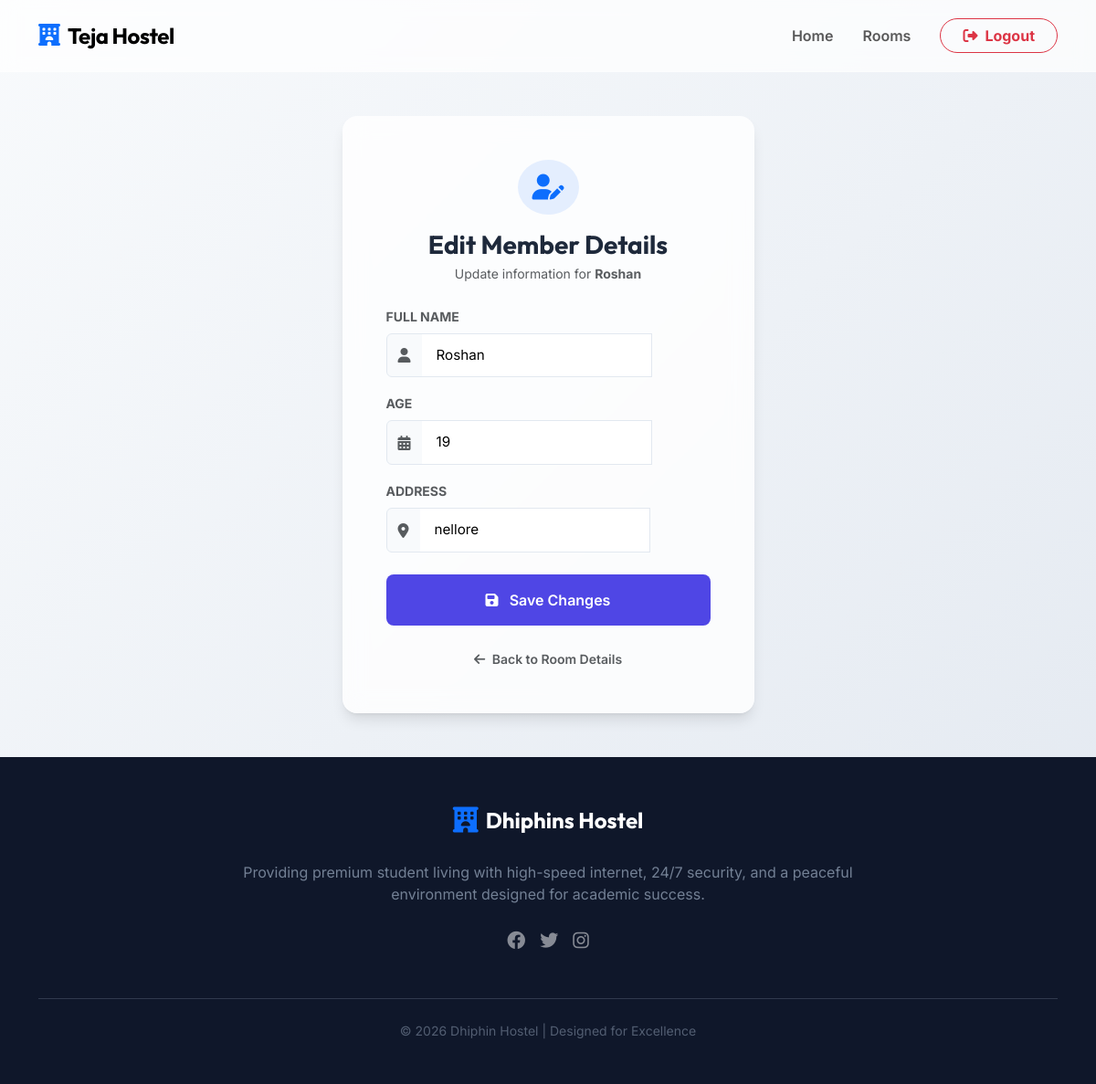
The app's page /myapp/edit_person/6 (signed in) with its own data.
### myapp/models.py (models this page shows, shortened)
class Person(models.Model):
    name=models.CharField(max_length=50)
    age=models.IntegerField()
    address=models.CharField(max_length=100)
    room = models.ForeignKey(Room, on_delete=models.CASCADE)

### myapp/views.py (the view)
# urls.py: path('edit_person/<int:person_id>', views.Edit_person, name="edit_person"),
@login_required
@user_passes_test(is_admin)
def Edit_person(request, person_id):
    person = get_object_or_404(Person, id=person_id)
    room = person.room
    if request.method == "POST":
        form = PersonForm(request.POST, instance=person)
        if form.is_valid():
            form.save()
            return redirect('room_details', room_no=room.room_no)
    else:
        form = PersonForm(instance=person)
    return render(request, "myapp/Edit_person.html", {"form": form, "person": person})

### myapp/models.py
class PersonForm(ModelForm):
    class Meta:
        model = Person
        fields = ['name', 'age', 'address']

### myapp/views.py (called while the page is built)
def is_admin(user):
    return user.is_superuser

### templates/myapp/Edit_person.html (shortened to what this page needs)
{% extends "myapp/base.html" %}
{% block content %}
<div class="container py-5">
    <div class="row justify-content-center">
        <div class="col-md-6 col-lg-5">
            <div class="glass-card p-4 p-md-5 border-0">
                <div class="text-center mb-4">
                    <div class="bg-primary bg-opacity-10 text-primary rounded-circle d-inline-flex p-3 mb-3">
                        <i class="fas fa-user-edit fs-3"></i>
                    </div>
                    <h3 class="fw-bold mb-1" style="font-family: 'Outfit', sans-serif;">Edit Member Details
                    </h3>
                    <p class="text-muted small">Update information for <strong>{{ person.name }}</strong></p>
                </div>
                <form method="POST">
                    <div class="mb-3">
                        <label class="form-label fw-bold text-muted small text-uppercase">Full Name</label>
                        <div class="input-group">
                            <span class="input-group-text bg-light border-end-0"><i
                                    class="fas fa-user text-muted"></i></span>
                            {{ form.name }}
                        </div>
                    </div>
                    <div class="mb-3">
                        <label class="form-label fw-bold text-muted small text-uppercase">Age</label>
                        <div class="input-group">
                            <span class="input-group-text bg-light border-end-0"><i
                                    class="fas fa-calendar-alt text-muted"></i></span>
                            {{ form.age }}
                        </div>
                    </div>
                    <div class="mb-3">
                        <label class="form-label fw-bold text-muted small text-uppercase">Address</label>
                        <div class="input-group">
                            <span class="input-group-text bg-light border-end-0"><i
                                    class="fas fa-map-marker-alt text-muted"></i></span>
                            {{ form.address }}
                        </div>
                    </div>
                    <div class="d-grid mt-4">
                        <button type="submit" class="btn btn-primary-modern py-3">
                            <i class="fas fa-save me-2"></i> Save Changes
                        </button>
                    </div>
                    <div class="text-center mt-4">
                        <a href="{% url 'room_details' person.room.room_no %}" class="text-muted text-decoration-none small fw-semibold">
                            <i class="fas fa-arrow-left me-1"></i> Back to Room Details
                        </a>
                    </div>
                </form>
            </div>
        </div>
    </div>
</div>
{% endblock %}

### myapp/static/myapp/css/style.css (style rules this page uses)
:root { --primary-color: #4f46e5; --primary-hover: #4338ca; --secondary-color: #64748b; --bg-gradient: linear-gradient(135deg, #f8fafc 0%, #e2e8f0 100%); --card-bg: rgba(255, 255, 255, 0.8); --glass-border: rgba(255, 255, 255, 0.3); --text-main: #1e293b; --text-muted: #64748b; --shadow-sm: 0 1px 2px 0 rgb(0 0 0 / 0.05); --shadow-md: 0 4px 6px -1px rgb(0 0 0 / 0.1), 0 2px 4px -2px rgb(0 0 0 / 0.1); --shadow-lg: 0 10px 15px -3px rgb(0 0 0 / 0.1), 0 4px 6px -4px rgb(0 0 0 / 0.1); }
body { font-family: 'Inter', sans-serif; background: var(--bg-gradient); color: var(--text-main); min-height: 100vh; }
.glass-card { background: var(--card-bg); backdrop-filter: blur(12px); -webkit-backdrop-filter: blur(12px); border: 1px solid var(--glass-border); border-radius: 1rem; box-shadow: var(--shadow-lg); transition: transform 0.3s ease, box-shadow 0.3s ease; }
.btn-primary-modern { background-color: var(--primary-color); border: none; color: white; padding: 0.75rem 1.5rem; border-radius: 0.5rem; font-weight: 600; transition: background-color 0.2s; }

### templates/myapp/Edit_person.html (style rules this page uses)
input, select, textarea { border: 1px solid #e2e8f0 !important; border-left: none !important; padding: 0.75rem 1rem !important; font-size: 0.95rem !important; background-color: white !important; }
.input-group-text { border: 1px solid #e2e8f0 !important; background-color: #f8fafc !important; color: #64748b !important; }

### records on screen
Person: name "Roshan", age "19", address "nellore"
